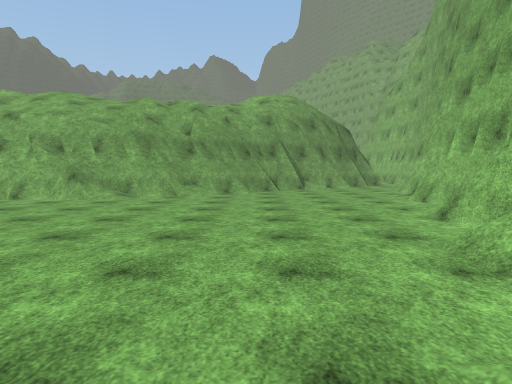
[1] (above)

19 first-person views from a walk through a Unity game level. The camera is 1.5 m above the floor, tilts 4° down and sees 75° across. The floor is counted in squares, 1 m on a side. Each view is taken from the middle of a square. On the plan, view 1 faces up. The plan holds only what a view shows up to about 15 squares ahead; the rest is blank. The place goes on beyond the plan. The player character is not drawn. Surface patterns are stand-ins for the level's own textures.

[2]
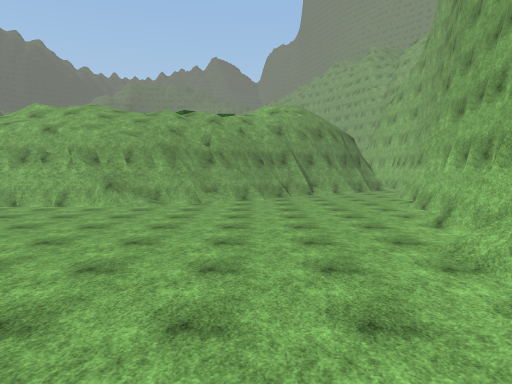

[3]
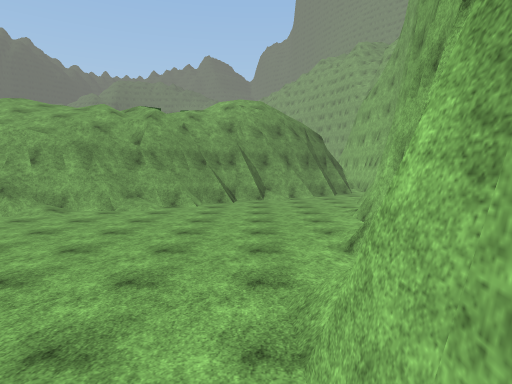

[4]
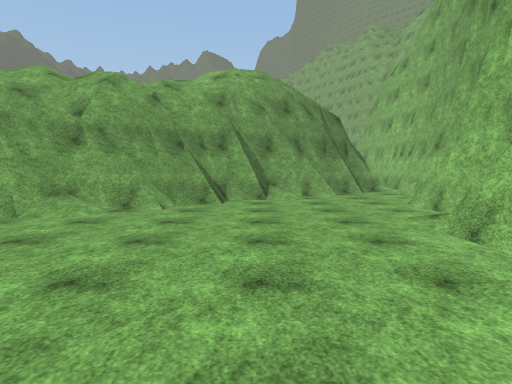

[5]
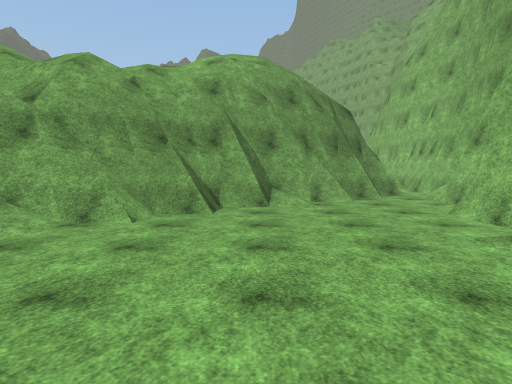

[6]
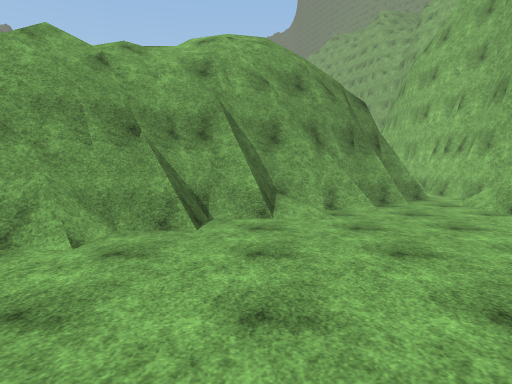

[7]
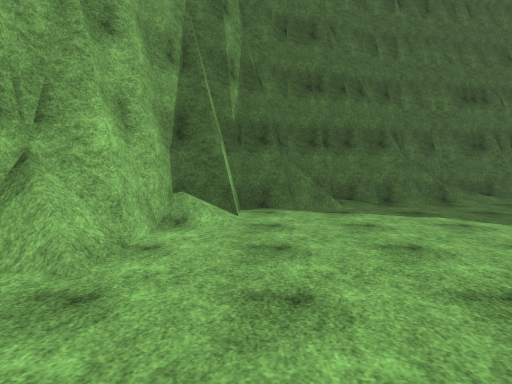

[8]
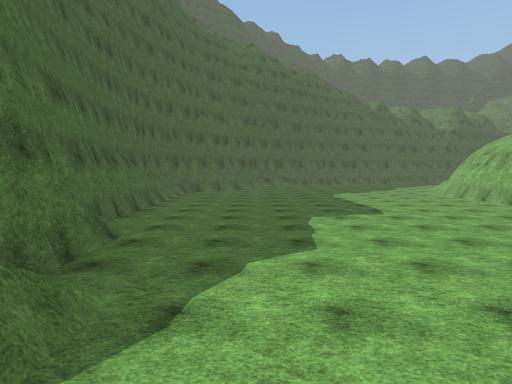

[9]
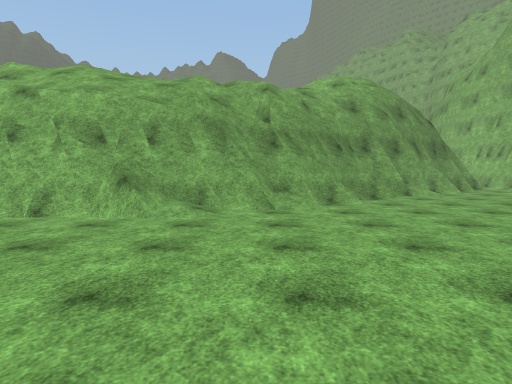

[10]
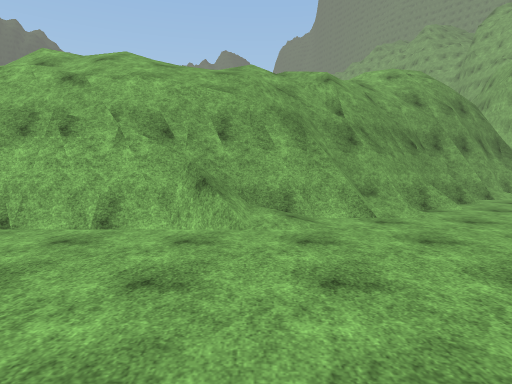

[11]
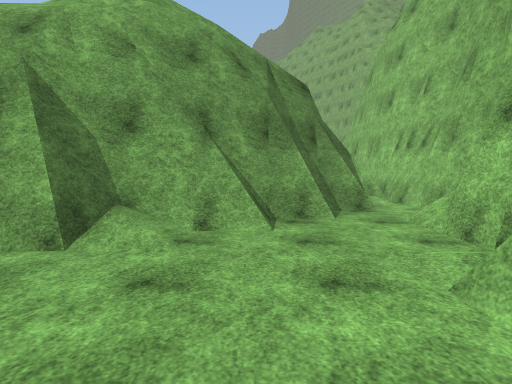

[12]
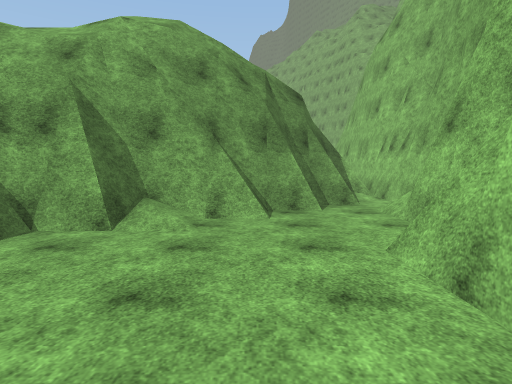

[13]
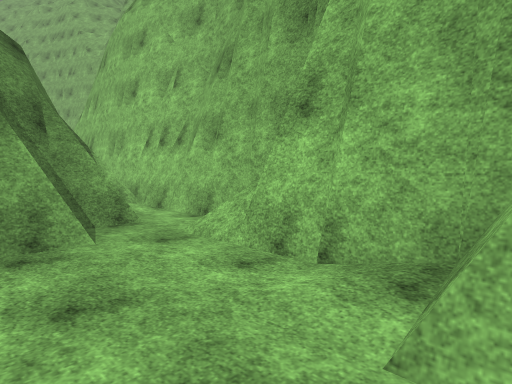

[14]
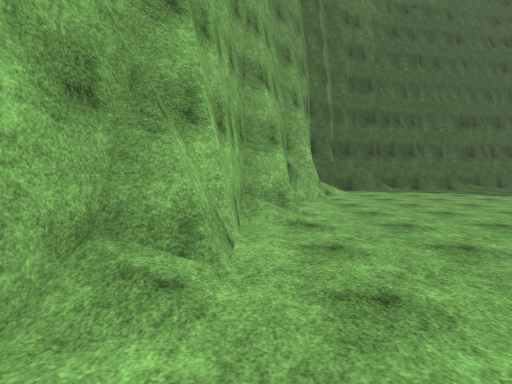

[15]
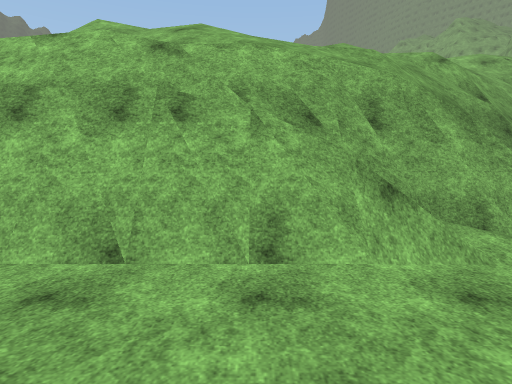

[16]
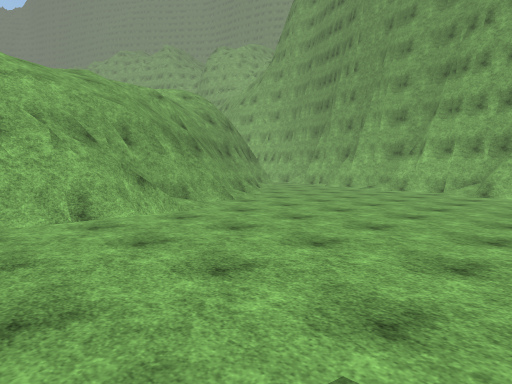

[17]
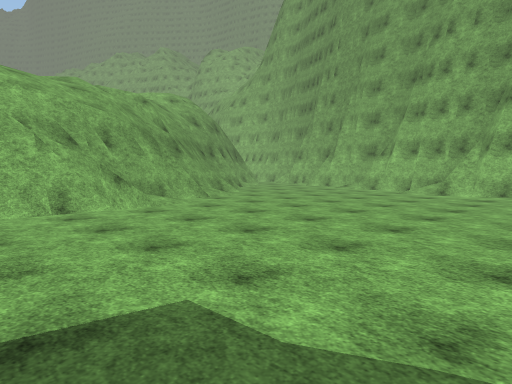

[18]
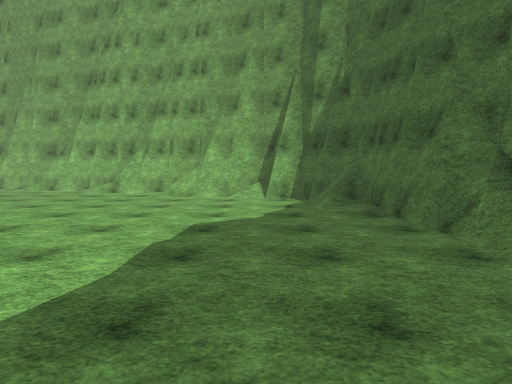

[19]
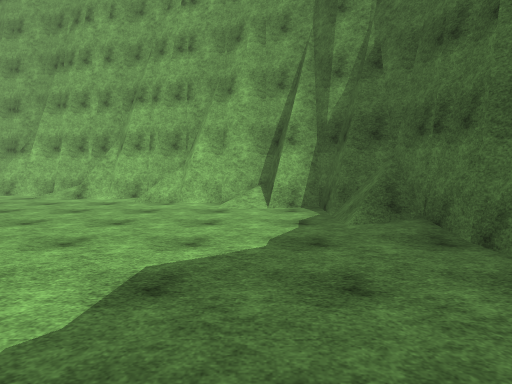

### Floor plan
Key: @ floor where view 1 was taken; # wall or solid block; . main floor; : floor 0.25 m higher than the main floor; + floor 3.5 m higher than the main floor; * floor 3.75 m higher than the main floor; % floor 5.5 m higher than the main floor; / step, stairs or slope; = window, fence, low wall or low ledge; v drop or lower ground; O other object.
Columns run from 15 left of view 1 to 14 right of it. Each row starts with its distance up from view 1.
 33                        vv  :.#
 32                    //  vv  ..#
 31                  ////vvv###..#
 30              ////////vv ###..#
 29              //////vvv###...##
 28             //////%vv####...##
 27             /////vv####....O#
 26       ///////////v###==....##
 25       ///////vvvv##//......#
 24 //      /////vv####........#
 23 ////////////vv###.........:#
 22 //////////vvv##==........==#
 21 /////////vv###=..........###
 20 /////vvvvv#==##..........#
 19  *+vv######//............#
 18 vvvv=======..............#
 17 #####=//:..............//#
 16 .......................###
 15 .......................##
 14 .......................#
 13  ......................#
 12  ....................//#
 11  ....................//#
 10 .....................###
  9 .....................##
  8 .....................#
  7 .....................#
  6 ...................//#
  5   .................//#
  4 .  ................###
  3   .................#
  2   ...............//#
  1 . ...............//#
  0   .............@.###
 -1   ...............#
 -2    ..........//###
 -3    .........://#
 -4    ..///=#######

Where each view was taken, in squares from view 1:
view 1: 0 up, 0 right, facing up
view 2: 2 down, 1 left, facing up
view 3: 1 up, 3 right, facing up
view 4: 8 up, 3 right, facing up
view 5: 11 up, 3 right, facing up
view 6: 14 up, 3 right, facing up
view 7: 11 up, 1 right, facing down
view 8: 1 up, 3 right, facing left
view 9: 6 up, 5 left, facing up
view 10: 8 up, 8 left, facing up
view 11: 18 up, 7 right, facing up
view 12: 16 up, 7 right, facing up
view 13: 21 up, 7 right, facing up-right
view 14: 21 up, 7 right, facing down
view 15: 11 up, 12 left, facing up
view 16: 6 up, 15 left, facing up-right
view 17: 4 up, 15 left, facing up-right
view 18: 1 up, 15 left, facing right
view 19: 1 up, 11 left, facing right
